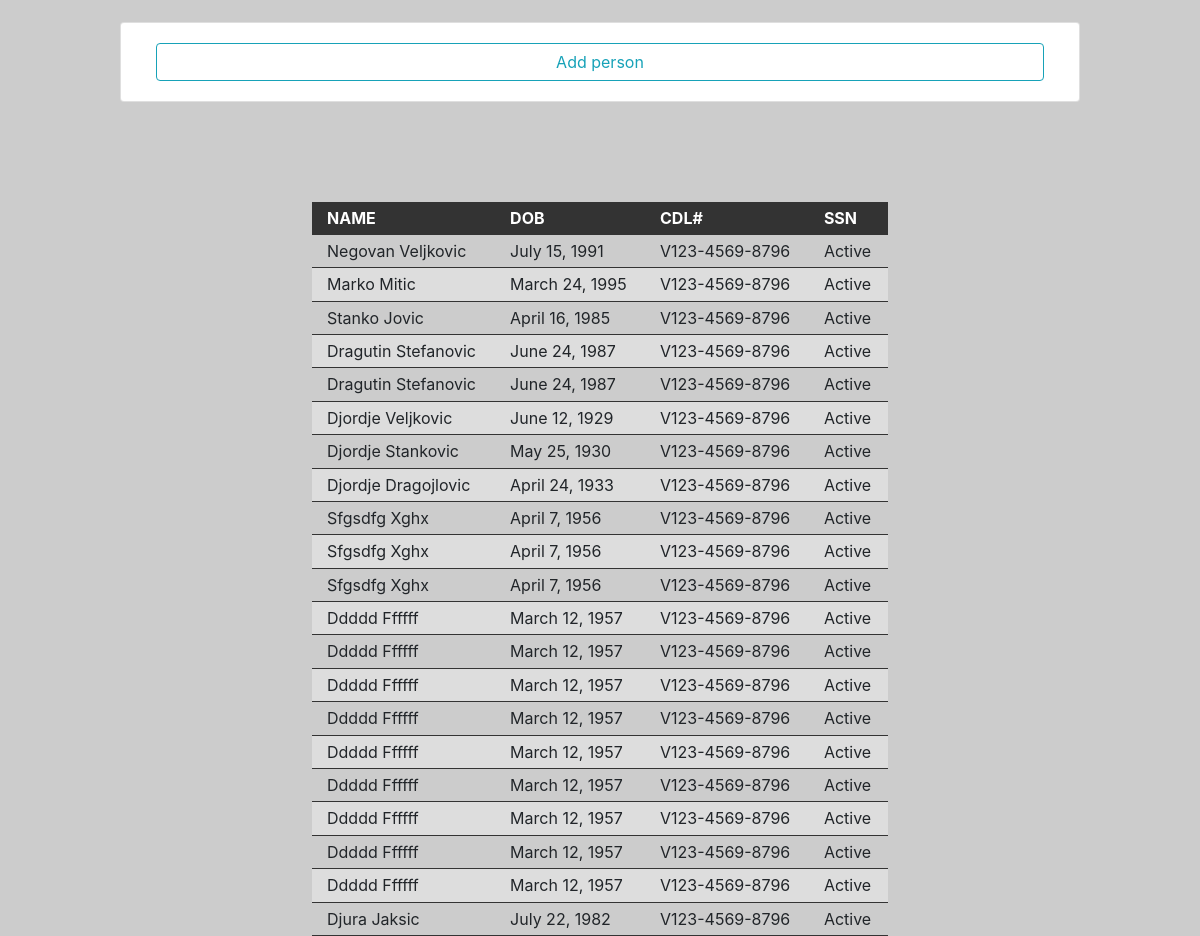
The page /dq/ on the database as committed earlier.
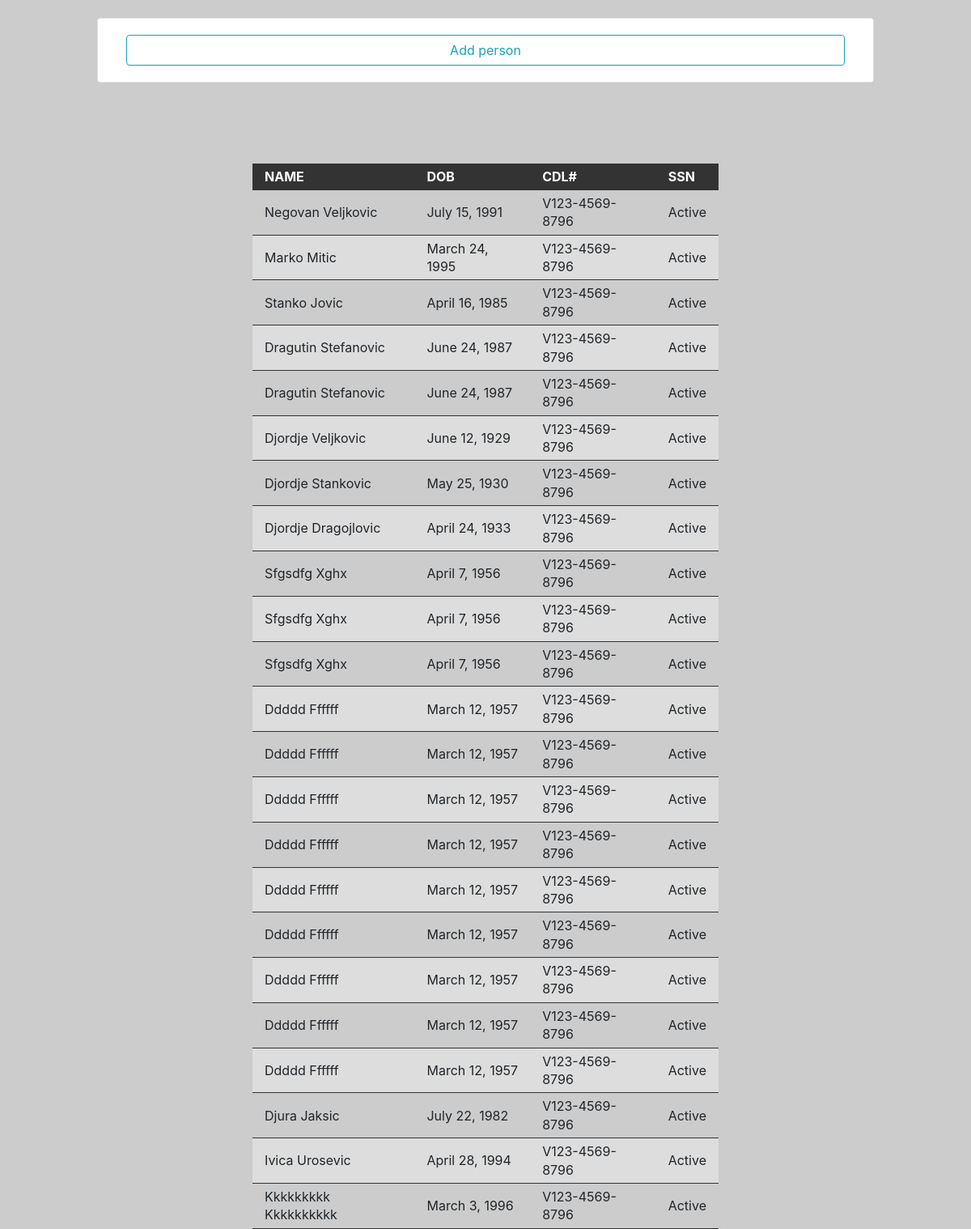
The same page on the database as committed later.
### dq/models.py (models this page shows, shortened)
class Person(models.Model):
    first_name = models.CharField(max_length=100)
    last_name = models.CharField(max_length=100)
    dob = models.DateField()
    ssn = models.PositiveIntegerField(unique=True, validators=[MaxValueValidator(999999999)])

### dq/views.py (the view)
# urls.py: path('', views.home, name='home'),
def home(request):
    persons = Person.objects.all()
    context = {
        'title': 'people',
        'persons': persons
    }
    return render(request, "dq/person_list.html", context)

### dq/templates/dq/person_list.html
{% extends 'dq/base.html' %}}
{% block content %}
    <br>
    <div class="container card">
      <div class="card-body">
        <a href="{% url 'dq:person-create' %}" class="btn btn-outline-info my-btn" role="button" aria-pressed="true">Add person</a>
      </div>
    </div>
    {% include 'dq/_table_person.html' %}
{% endblock %}

### dq/templates/dq/_table_person.html
    <table class="tbl-people">
            <thead>
                <tr>
                    <th>name</th>
                    <th>dob</th>
                    <th>cdl#</th>
                    <th>ssn</th>
                </tr>
            </thead>
            <tbody>
                {% for person in persons %}
                    <tr>
                        <td><a href="{% url 'dq:person-detail' person.id %}">{{ person.first_name }} {{ person.last_name }}</a></td>
                        <td>{{ person.dob }}</td>
                        <td>V123-4569-8796</td>
                        <td>active</td>
                    </tr>
                {% endfor %}
            </tbody>
     </table>

Rows that differ between the two databases and show on the page:
added Person: first_name "Ivica", last_name "Urosevic", dob "April 28, 1994"
added Person: first_name "Kkkkkkkkk", last_name "Kkkkkkkkkk", dob "March 3, 1996"
